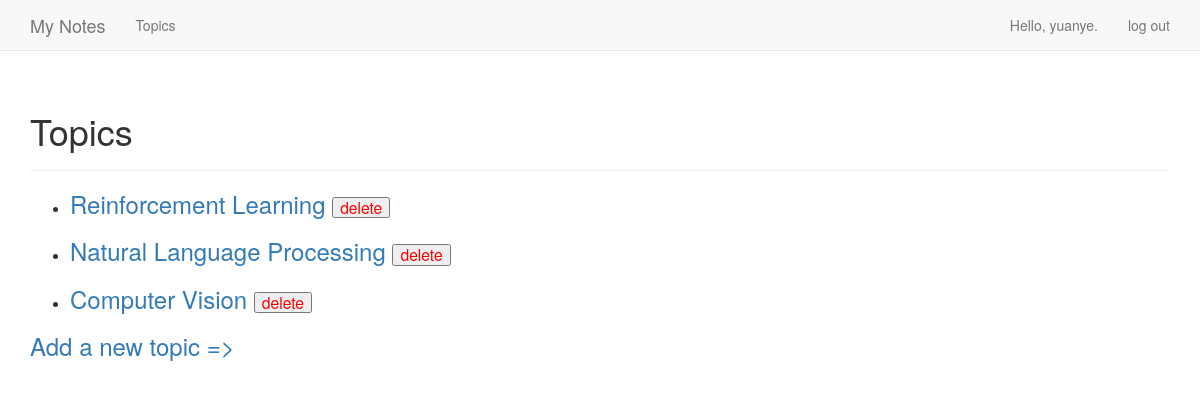
The app's page /topics/ (signed in) with its own data.
### my_notes_app/models.py (models this page shows)
class Topic(models.Model):
    text = models.CharField(max_length=200)
    date_added = models.DateTimeField(auto_now_add=True)
    owner = models.ForeignKey(User, on_delete=models.CASCADE)
    def __str__(self):
        return self.text

### my_notes_app/views.py (the view)
# urls.py: path('topics/', views.topics, name='topics'),
@login_required
def topics(request):
    topics_ = Topic.objects.filter(owner=request.user).order_by('date_added')
    context = {'topics': topics_}
    return render(request, 'my_notes_app/topics.html', context)

### my_notes_app/templates/my_notes_app/topics.html (shortened to what this page needs)
{% extends 'my_notes_app/base.html' %}
{% block header %}
    <h1>Topics</h1>
{% endblock header %}
{% block content %}
    <ul>
        {% for topic in topics %}
            <li><h3>
                <a href="{% url 'my_notes_app:topic' topic.id%}">{{topic}}</a>
                <small>
                    <button onclick="confirm_delete({{ topic.id }})">
                        <font color="red">
                            delete
                        </font>
                    </button>
                </small>
            </li></h3>
        {% endfor %}
    </ul>
    <h3><a href="{% url 'my_notes_app:new_topic' %}">Add a new topic =></a></h3>
{% endblock content %}

### my_notes_app/templates/my_notes_app/base.html (shortened to what this page needs)
{% load bootstrap3 %}
<!DOCTYPE html>
<html lang="en">
    <head>
        {% bootstrap_css %}
    </head>
    <body>
        <nav class="navbar navbar-default navbar-static-top">
            <div class="container">
                <div class="navbar-header">
                    <a class="navbar-brand" href="{% url 'my_notes_app:index' %}">
                        My Notes
                    </a>
                </div>
                <div id="navbar" class="navbar-collapse collapse">
                    <ul class="nav navbar-nav">
                        <li><a href="{% url 'my_notes_app:topics' %}">Topics</a></li>
                    </ul>
                    <ul class="nav navbar-nav navbar-right">
                        {% if user.is_authenticated %}
                            <li><a>Hello, {{ user.username }}.</a></li>
                            <li><a href="{% url 'users:logout' %}">log out</a></li>
                        {% else %}
                            <li><a href="{% url 'users:register' %}">register</a></li>
                            <li><a href="{% url 'users:login' %}">log in</a></li>
                        {% endif %}
                    </ul>
                </div>
            </div>
        </nav>
        <div class="container">
            <div class="page-header">{% block header %}{% endblock header %}</div>
            <div>{% block content %}{% endblock content %}</div>
        </div>
    </body>
</html>

### records on screen
Topic: text "Reinforcement Learning"
Topic: text "Natural Language Processing"
Topic: text "Computer Vision"

### other values on screen
{{ user.username }} "yuanye"
